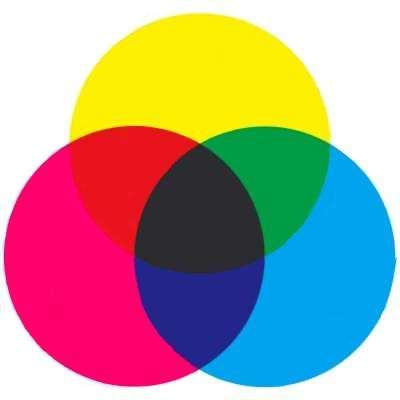
#> input picture PictureToCharacter/timg.jpg, 400 x 400 px
$ python PictureToCharacter.py timg.jpg
#> lines starting #> are read from the running program, lines starting #| are printed output that depends on the picture
#coding:utf-8
from __future__ import print_function
from PIL import Image
from colorama import Fore,Back,Style
import argparse


parser = argparse.ArgumentParser()

parser.add_argument('file')
parser.add_argument('-o', '--output')
parser.add_argument('--width', type = int, default = 30)
parser.add_argument('--height', type = int, default = 30)

args = parser.parse_args()

IMG = args.file
WIDTH = args.width
HEIGHT = args.height
OUTPUT = args.output

COLORS = [Fore.BLACK, Fore.RED, Fore.GREEN, Fore.YELLOW, Fore.BLUE, Fore.MAGENTA, Fore.CYAN, Fore.WHITE]
COLORS_RGB = [(0,0,0), (255,0,0), (0, 255,0), (255,255,0), (0,0,255), (255,0,255), (0,255,255), (255,255,255)]
ASSIIC_CHAR = list("12q$e@x ")

def i2(r, g, b):
    color_len = []
    for i in COLORS_RGB:
        temp = (i[0] - r)**2 + (i[1] - g)**2 + (i[2] - b)**2
        color_len.append(temp)
    return color_len.index(min(color_len))

def get_char(r, g, b, a=256):
    i = i2(r, g, b)
    return ASSIIC_CHAR[i], i

if __name__ == '__main__':
    pic = Image.open(IMG)
#> pic is the input picture: PIL image 400x400 RGB; mean R, G, B 173, 154.7, 148.1
    pic = pic.resize((WIDTH, HEIGHT), Image.NEAREST)
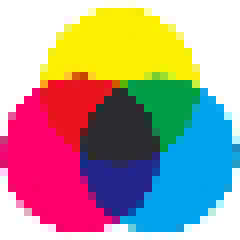
#> pic: PIL image 30x30 RGB (shown 8 times larger); mean R, G, B 172.8, 154.5, 147.5
    pic.show()
    txt = ""
    for i in range(HEIGHT):
        for j in range(WIDTH):
            ch, w = get_char(*pic.getpixel((j, i)))
            ch = COLORS[w]+ch*3
            print(ch, end='')
            txt += ch
        print('\n')
        txt += '\n'

    if OUTPUT:
        with open(OUTPUT,'w') as f:
            f.write(txt)
    else:
        with open("output.txt",'w') as f:
            f.write(txt)
